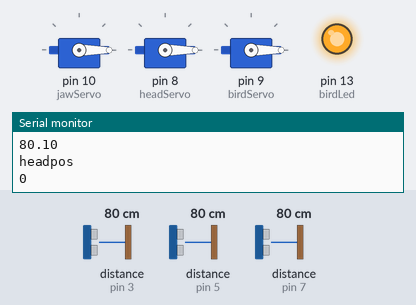
Bench run of a sketch on a simulated Arduino Uno, built with avr-gcc and run on an emulated ATmega328P. Parts: 3 × servo, output pins drawn as LEDs (lit = HIGH), the last lines printed to the serial monitor. Wiring (inferred from the names in the program): 3 × ultrasonic range finder: trigger pin 2, echo pin 3 / trigger pin 4, echo pin 5 / trigger pin 6, echo pin 7. The test bench sets the inputs (shaded band); at power-on: distance to the obstacle (sensors on pin 5, pin 3, pin 7) 80 cm. The echo pulse lasts 58.3 µs per cm; pins used as bus, display or sensor lines are not drawn.

Above: at 7.1 s.
7.2 s: distance to the obstacle (sensor on pin 5) set to 120 cm
At 8.1 s:
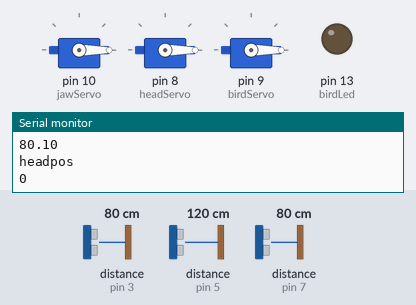
14.3 s: distance to the obstacle (sensor on pin 3) set to 144 cm
At 15.43 s:
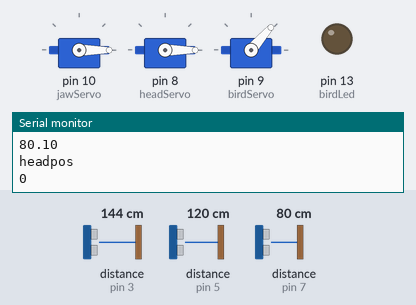
22.6 s: distance to the obstacle (sensor on pin 3) set to 155 cm
At 22.96 s:
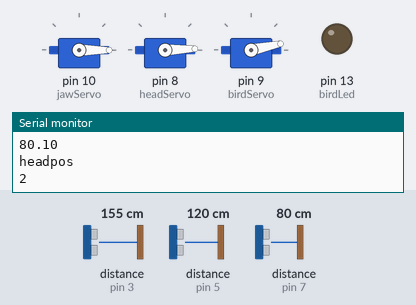
29.7 s: distance to the obstacle (sensor on pin 7) set to 2 cm
36.8 s: distance to the obstacle (sensor on pin 5) set to 8 cm
45.1 s: distance to the obstacle (sensor on pin 5) set to 5 cm
At 47.26 s:
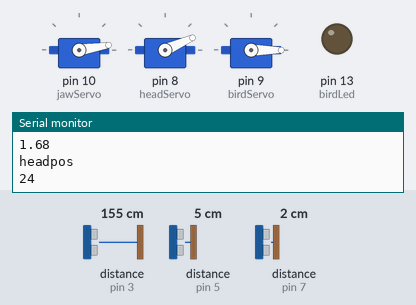
Timing chart, 0 to 53.2 s (numbered marks = the images above; inputs shaded):
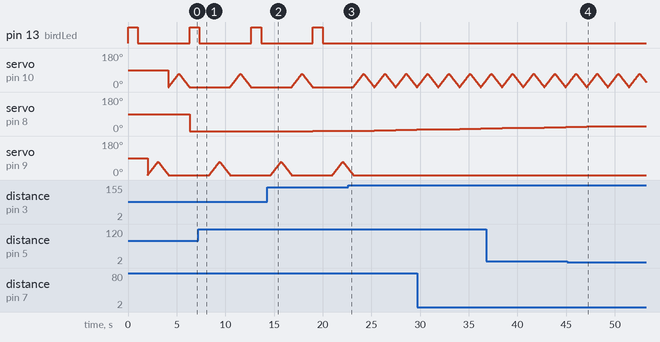

Measured:
- the behaviour switches between 149 and 150 cm on distance to the obstacle (sensor on pin 3) (found by bisection; images 2 and 3)
- the behaviour switches between 7 and 6 cm on distance to the obstacle (sensor on pin 5) (found by bisection; images 3 and 4)
- after the input at 22.6 s, pin 13 (birdLed): stays LOW (without the input it goes to HIGH after 2.7 s); servo on pin 9 (birdServo): goes on until 23.1 s, then stays 0°
- after the input at 45.1 s, servo on pin 8 (headServo): goes on until 47.1 s, then stays 24°

The sketch:

FinalSkeleton.ino
```cpp
/*
Created by James Sherry 2018-10-09
Halloween project. Skeleton who has a moving jaw and
will lock onto the closest person and follow them
with his head until someone closer comes.
Also a bird fried who will move his head from side
to side and eyes will light up randomly.


// green tap servo is jaw
*/
#include <Servo.h>

Servo jawServo; // creating jaw servo object
Servo headServo;  // creating servo for spining head
Servo birdServo;  // creating servo for bird head.

int jawpos = 0; // range is 0-70 for jaw
int headpos = 0; // this will follow but range is 0-180
int birdpos = 0; // this tilts from 0 - 70
int birdLed = 13;  // Bird Leds at pin 13


/***** Located the first target info *****/
const int TrigPinLocate = 2;  // trigger of locating first contact
const int EchoPinLocate = 3;  // Echo for locating first contact
float cmLocate ;

/***** Lock on to first target info *****/
const int TrigPinTargetL = 4;  // trigger of aquired target
const int EchoPinTargetL = 5;  // Echo for aquired targe
float cmTargetR;
const int TrigPinTargetR = 6;  // trigger of aquired target
const int EchoPinTargetR = 7;  // Echo for aquired targe
float cmTargetL;
float inchesLocate; // convert to inches
float inchesTargetR; // convert to inches
float inchesTargetL; // convert to inches


void setup() {
  // put your setup code here, to run once:

 /* *****setting up birds eyes******/
pinMode(birdLed, OUTPUT);  // Bird Leds as output

 /* *****setting up servos for movement******/
jawServo.attach(10);  //Jaw attached at pin 12
headServo.attach(8);  //Jaw attached at pin 9
birdServo.attach(9);  //Jaw attached at pin 9


 /* *****setting up ultrasonic sensors******/
Serial.begin (9600);
// locate sensor
pinMode(TrigPinLocate, OUTPUT);
pinMode(EchoPinLocate, INPUT);

// two target sensors
pinMode(TrigPinTargetR, OUTPUT);
pinMode(EchoPinTargetR, INPUT);
pinMode(TrigPinTargetL, OUTPUT);
pinMode(EchoPinTargetL, INPUT);

}

void loop() {
  // put your main code here, to run repeatedly:


// First find the closet person when approaching the house

 /****** Scaning for a victom ******/

digitalWrite(TrigPinLocate, LOW);
delayMicroseconds(2);
digitalWrite(TrigPinLocate, HIGH);
delayMicroseconds(10);
digitalWrite(TrigPinLocate, LOW);
cmLocate = pulseIn(EchoPinLocate, HIGH) / 58.0; // the echo time is converted to cm
cmLocate = (int(cmLocate * 100.0)) / 100.0;  // Keep two decimal points
inchesLocate = cmLocate/2.5;   // convert to inches

 /****** Scaning and locking on to target right sensor******/
digitalWrite(TrigPinTargetR, LOW);
delayMicroseconds(2);
digitalWrite(TrigPinTargetR, HIGH);
delayMicroseconds(10);
digitalWrite(TrigPinTargetR, LOW);
cmTargetR = pulseIn(EchoPinTargetR, HIGH) / 58.0;  // target echo time is converted to cm
cmTargetR = (int(cmTargetR * 100.0)) / 100.00;  // keep two decimals
inchesTargetR = cmTargetR/2.5;   // convert to inches

 /****** Scaning and locking on to target left sensor******/
digitalWrite(TrigPinTargetL, LOW);
delayMicroseconds(2);
digitalWrite(TrigPinTargetL, HIGH);
delayMicroseconds(10);
digitalWrite(TrigPinTargetL, LOW);
cmTargetL = pulseIn(EchoPinTargetL, HIGH) / 58.0;  // target echo time is converted to cm
cmTargetL = (int(cmTargetL * 100.0)) / 100.00;  // keep two decimals
inchesTargetL = cmTargetL/2.5;   // convert to inches

// Serial.print(cmLocate);
  if (cmLocate < 150){
    movingBird();
    Serial.println(cmLocate);
  }

/*
// Decide if the cmLocate is closer the cmTarget
if (cmLocate < cmTargetR || cmLocate < cmTargetL){
  headServo.write(0);// move Servo to the right to lock on
}
else {
trackTarget();
}
*/
trackTarget();
// if cmLocate is closer lock on to this target


// if cmTarget is closer track with servoHead


// if head is pointing to door AND taget is at a certain distance to be determined move head of bird


}
void trackTarget(){

  movingJaw();

  if(inchesTargetL <= 96 || inchesTargetR <= 96) {  // seting limit to 96 inches


  if (inchesTargetL + 2 < inchesTargetR) {
    headpos = headpos -2;
  }
  if (inchesTargetR +2 < inchesTargetL) {
    headpos = headpos +2;
  }
  }
  if (headpos > 160){
    headpos = 160;
  }
  if (headpos < 0){
    headpos = 0;
  }
  Serial.println("Left distance");
  Serial.println (inchesTargetL);
  Serial.println("left cm");
  Serial.println (cmTargetL);
  Serial.println("Right distance");
  Serial.println (inchesTargetR);
    Serial.println("right cm");
  Serial.println (cmTargetR);
  Serial.println("headpos");
  Serial.print (headpos);
  headServo.write(headpos);
}
void movingJaw(){


  for (jawpos = 0; jawpos <= 70; jawpos += 1) { // goes from 0 degrees to 70 degrees no bigger
    // in steps of 1 degree
    jawServo.write(jawpos);  // tell servo for mouth to go to position in variable 'pos'
    delay(15);                       // waits 15ms for the servo to reach the position
  }
for (jawpos = 70; jawpos >= 0; jawpos -= 1) { // goes from 70 degrees to 0 degrees
    jawServo.write(jawpos);
    delay(15);                       // waits 15ms for the servo to reach the position

}
}
void movingBird(){
birdBlinking();
  for (birdpos = 0; birdpos <= 70; birdpos += 1) { // goes from 0 degrees to 70 degrees no bigger
    // in steps of 1 degree
    birdServo.write(birdpos);  // tell servo for mouth to go to position in variable 'pos'
    delay(15);                       // waits 15ms for the servo to reach the position
  }
for (birdpos = 70; birdpos >= 0; birdpos -= 1) { // goes from 70 degrees to 0 degrees
    birdServo.write(birdpos);
    delay(15);                       // waits 15ms for the servo to reach the position

}
}
  /****** birds eyes blinking eyes******/
  void birdBlinking(){
  digitalWrite (birdLed, HIGH);
  delay(1000);
  digitalWrite (birdLed, LOW);
  delay(1000);
  }
```
